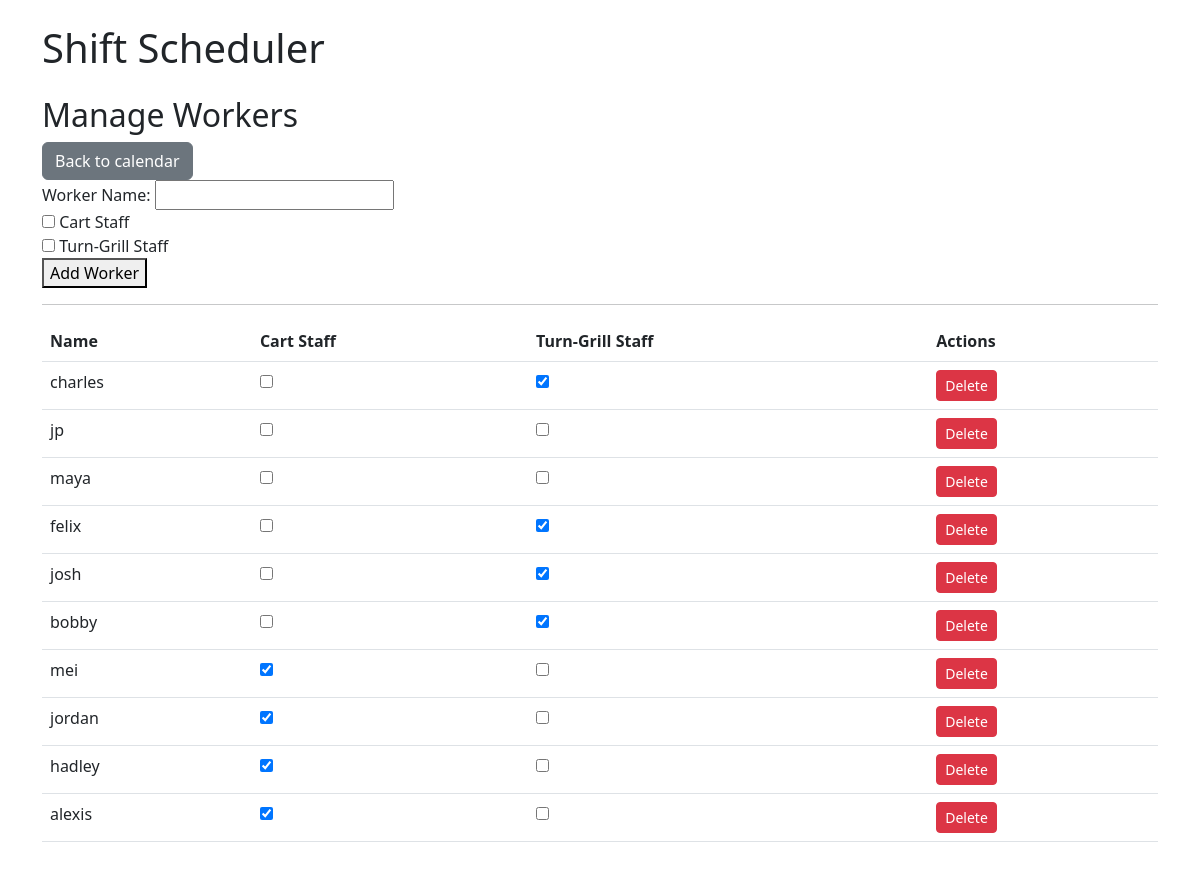
The page /workers on the database its author committed.
### models.py (models this page shows, shortened)
class Worker(db.Model):
    id = db.Column(db.Integer, primary_key=True)
    name = db.Column(db.String(50), nullable=False)
    shifts = db.relationship('Shift', backref='worker', cascade="all, delete-orphan", passive_deletes=True)
    user_id = db.Column(db.Integer, db.ForeignKey('user.id'), unique=True)
    user = db.relationship('User', backref=db.backref('worker', uselist=False))
    unavailable_days = db.Column(db.Text, default='[]')  # JSON string like {"2025-08-05": true, "2025-08-13": true}
    is_cart_staff = db.Column(db.Boolean, default=False)
    is_turn_grill_staff = db.Column(db.Boolean, default=False)

### app.py (the view, shortened to what this page needs)
@app.route("/workers", methods=["GET", "POST"])
def manage_workers():
    workers = Worker.query.all()
    return render_template("manage_workers.html", workers=workers)

### templates/manage_workers.html
{% extends "base.html" %}
{% block content %}
<h2>Manage Workers</h2>
<a href="{{ url_for('dashboard_manager') }}" class="btn btn-secondary">Back to calendar</a>
<form method="POST" action="{{ url_for('add_worker') }}">
    <label for="name">Worker Name:</label>
    <input type="text" name="name" required><br>
    <label>
        <input type="checkbox" name="is_cart_staff"> Cart Staff
    </label><br>
    <label>
        <input type="checkbox" name="is_turn_grill_staff"> Turn-Grill Staff
    </label><br>
    <button type="submit">Add Worker</button>
</form>
<hr>
<table class="table">
    <tr>
        <th>Name</th>
        <th>Cart Staff</th>
        <th>Turn-Grill Staff</th>
        <th>Actions</th>
    </tr>
    {% for worker in workers %}
    <tr>
        <td>{{ worker.name }}</td>
        <td>
            <form action="{{ url_for('toggle_cart_staff', worker_id=worker.id) }}" method="post">
                <input type="checkbox" name="is_cart_staff" value="1"
                       onchange="this.form.submit()" {% if worker.is_cart_staff %}checked{% endif %}>
            </form>
        </td>
        <td>
            <form action="{{ url_for('toggle_turn_grill_staff', worker_id=worker.id) }}" method="post">
                <input type="checkbox" name="is_turn_grill_staff" value="1"
                       onchange="this.form.submit()" {% if worker.is_turn_grill_staff %}checked{% endif %}>
            </form>
        </td>
        <td>
            <form action="{{ url_for('delete_worker', worker_id=worker.id) }}" method="post" style="display:inline;">
                <button type="submit" class="btn btn-danger btn-sm"
                    onclick="return confirm('Delete {{ worker.name }}?')">Delete</button>
            </form>
        </td>
    </tr>
    {% endfor %}
</table>
{% endblock %}

### templates/base.html (shortened to what this page needs)
<!DOCTYPE html>
<html lang="en">
<head>
    <link rel="stylesheet" href="https://cdn.jsdelivr.net/npm/bootstrap@5.3.0/dist/css/bootstrap.min.css">
</head>
<body class="p-4">
    <div class="container">
        <h1 class="mb-4">Shift Scheduler</h1>
        {% block content %}{% endblock %}
    </div>
</body>
</html>

### rows shown on the page
Worker: name "charles", is_turn_grill_staff "☑"
Worker: name "jp"
Worker: name "maya"
Worker: name "felix", is_turn_grill_staff "☑"
Worker: name "josh", is_turn_grill_staff "☑"
Worker: name "bobby", is_turn_grill_staff "☑"
Worker: name "mei", is_cart_staff "☑"
Worker: name "jordan", is_cart_staff "☑"
Worker: name "hadley", is_cart_staff "☑"
Worker: name "alexis", is_cart_staff "☑"
